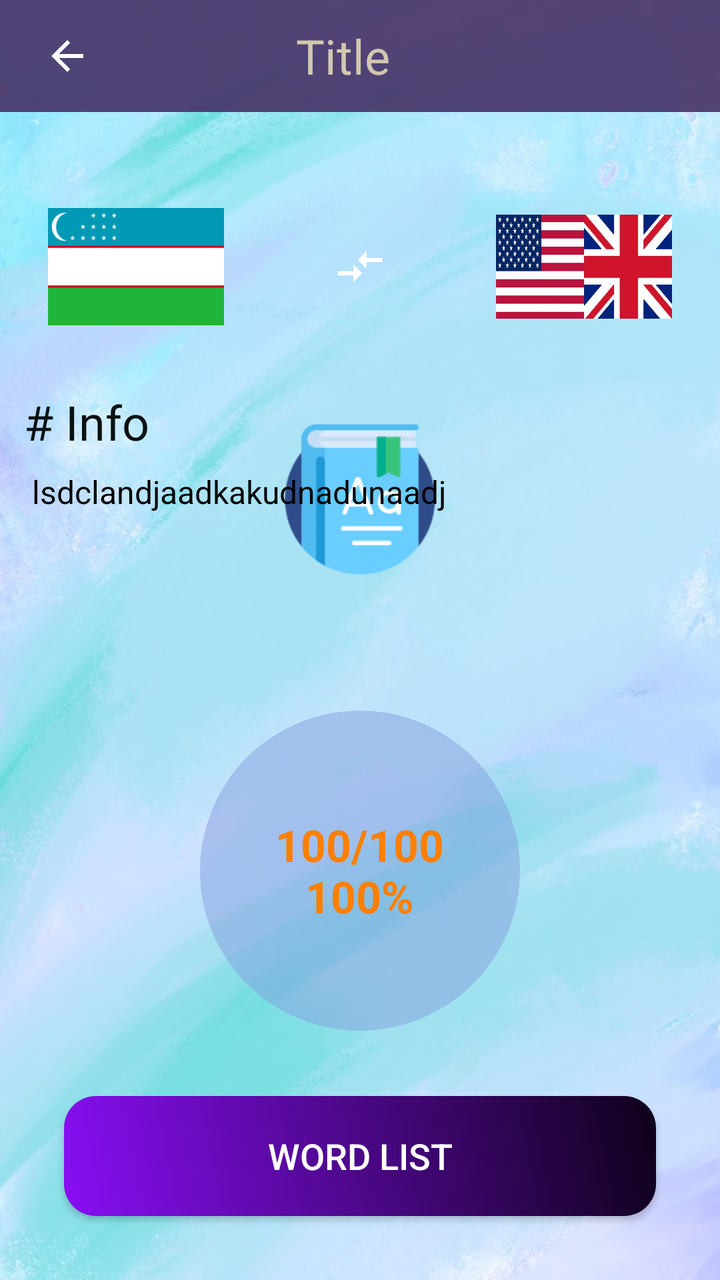
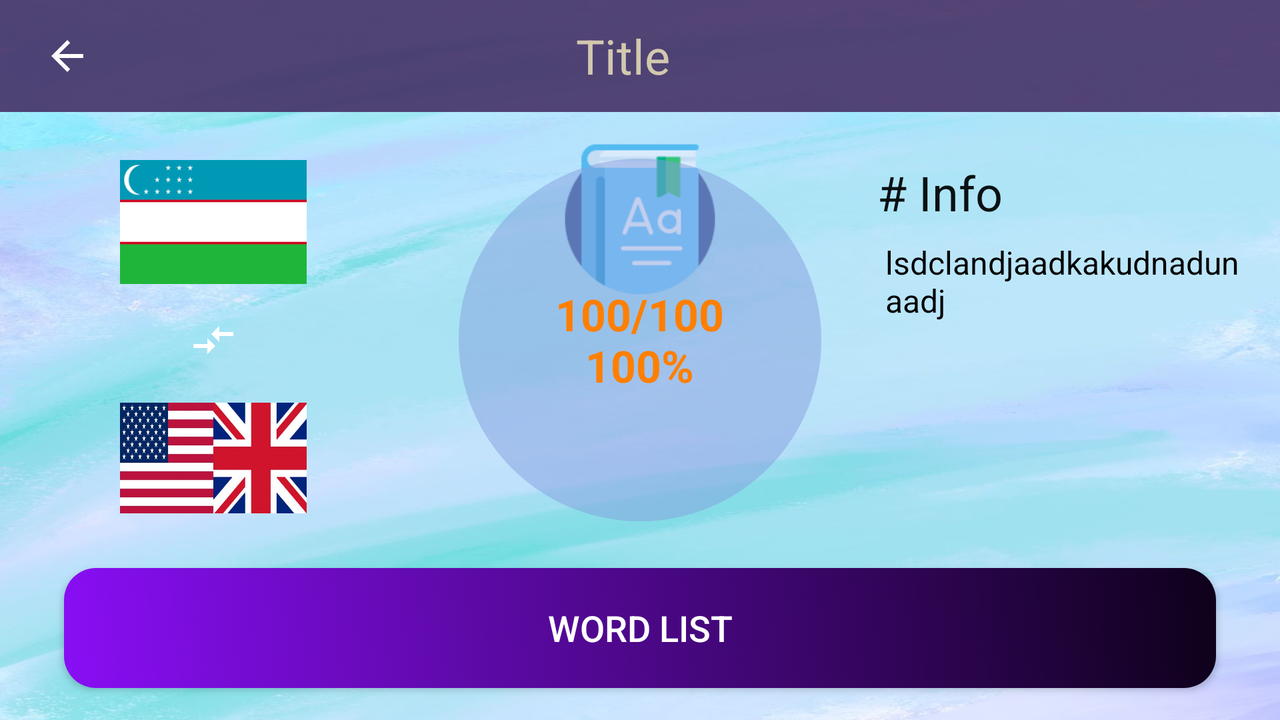

One screen, two layout resources from the same app: the default and the repository's alternative for another configuration. Each is rendered where Android would select it; the XML of both is given below.
<!-- AndroidManifest.xml: application theme SplashScreenLogo -->
<!-- res/layout/fragment_dictionary_item.xml -->
<?xml version="1.0" encoding="utf-8"?>
<androidx.constraintlayout.widget.ConstraintLayout xmlns:android="http://schemas.android.com/apk/res/android"
    xmlns:app="http://schemas.android.com/apk/res-auto"
    xmlns:tools="http://schemas.android.com/tools"
    android:layout_width="match_parent"
    android:id="@+id/def_dictionary_item_layout"
    android:layout_height="match_parent">

    <LinearLayout
        android:layout_width="match_parent"
        android:elevation="3dp"
        android:layout_height="match_parent"
        android:orientation="vertical">

        <include
            android:id="@+id/def_actionBar"
            layout="@layout/screen_action_bar"
            android:layout_width="match_parent"
            android:layout_height="wrap_content" />

        <androidx.constraintlayout.widget.ConstraintLayout
            android:layout_width="match_parent"
            android:layout_height="0dp"
            android:layout_marginTop="24dp"
            android:layout_weight="1"
            android:orientation="horizontal"
            android:paddingLeft="24dp"
            android:paddingTop="24dp"
            android:paddingRight="24dp"
            android:paddingBottom="8dp">

            <ImageView
                android:id="@+id/country_one_flag"
                android:layout_width="0dp"
                android:layout_height="match_parent"
                android:contentDescription="@string/text_todo"
                app:layout_constraintDimensionRatio="1.5:1"
                app:layout_constraintLeft_toLeftOf="parent"
                app:layout_constraintTop_toTopOf="parent"
                tools:ignore="ImageContrastCheck"
                tools:src="@drawable/country_uzb" />

            <ImageView
                android:id="@+id/def_change_country"
                android:layout_width="0dp"
                android:layout_height="match_parent"
                android:layout_margin="16dp"
                android:background="@drawable/ic_compare"
                android:backgroundTint="@color/white"
                android:contentDescription="@string/text_todo"
                app:layout_constraintDimensionRatio="1:1"
                app:layout_constraintLeft_toRightOf="@id/country_one_flag"
                app:layout_constraintRight_toLeftOf="@id/country_two_flag"
                app:layout_constraintTop_toTopOf="parent" />

            <ImageView
                android:id="@+id/country_two_flag"
                android:layout_width="0dp"
                android:layout_height="match_parent"
                android:contentDescription="@string/text_todo"
                app:layout_constraintDimensionRatio="1.5:1"
                app:layout_constraintRight_toRightOf="parent"
                app:layout_constraintTop_toTopOf="parent"
                tools:src="@drawable/country_england_usa_mix" />

        </androidx.constraintlayout.widget.ConstraintLayout>

    <LinearLayout
        android:layout_width="match_parent"
        android:layout_height="0dp"
        android:layout_weight="1.5"
        android:layout_marginTop="16dp"
        android:orientation="vertical"
        android:padding="8dp">

        <TextView
            style="@style/Text.Title"
            android:layout_width="match_parent"
            android:layout_height="wrap_content"
            android:paddingStart="4dp"
            android:text="@string/dicinory_info_text"
            tools:ignore="RtlSymmetry" />

        <TextView
            android:id="@+id/textInfo"
            style="@style/Text"
            android:layout_width="match_parent"
            android:layout_height="0dp"
            android:layout_weight="1"
            android:clickable="true"
            android:layout_marginTop="8dp"
            android:focusable="true"
            android:paddingLeft="8dp"
            android:paddingRight="8dp"
            tools:ignore="NestedWeights"
            tools:text="lsdclandjaadkakudnadunaadj" />
    </LinearLayout>

    <androidx.constraintlayout.widget.ConstraintLayout
        android:layout_width="match_parent"
        android:layout_height="0dp"
        android:layout_weight="3.5">

        <LinearLayout
            android:id="@+id/percent_list_word_view"
            android:layout_width="160dp"
            android:layout_height="160dp"
            android:background="@drawable/custom_background_raund"
            android:gravity="center"
            android:orientation="horizontal"
            app:layout_constraintBottom_toTopOf="@id/btn_list"
            app:layout_constraintLeft_toLeftOf="parent"
            app:layout_constraintRight_toRightOf="parent"
            app:layout_constraintTop_toTopOf="parent">

            <TextView
                android:id="@+id/percent_list_word_text"
                android:textSize="22sp"
                style="@style/Keyboard"
                android:textStyle="bold"
                android:layout_width="wrap_content"
                android:layout_height="wrap_content"
                android:gravity="center"
                tools:ignore="TextContrastCheck"
                tools:text="100/100\n100%" />

        </LinearLayout>

        <androidx.appcompat.widget.AppCompatButton
            android:id="@+id/btn_list"
            android:layout_width="match_parent"
            android:layout_height="60dp"
            android:layout_marginLeft="32dp"
            android:layout_marginTop="75dp"
            android:layout_marginRight="32dp"
            android:layout_marginBottom="32dp"
            android:background="@drawable/animator_btn_list"
            android:text="@string/text_button_open_list"
            android:textColor="@color/white"
            android:textSize="18sp"
            app:layout_constraintBottom_toBottomOf="parent"
            app:layout_constraintLeft_toLeftOf="parent"
            app:layout_constraintRight_toRightOf="parent"
            app:layout_constraintVertical_chainStyle="packed" />
    </androidx.constraintlayout.widget.ConstraintLayout>

    </LinearLayout>

    <include
        android:id="@+id/def_loading"
        layout="@layout/screen_loading"
        android:layout_height="match_parent"
        android:layout_width="match_parent"
        android:elevation="6dp" />

</androidx.constraintlayout.widget.ConstraintLayout>
<!-- res/layout/screen_action_bar.xml (included above) -->
<?xml version="1.0" encoding="utf-8"?>
<com.google.android.material.appbar.MaterialToolbar xmlns:android="http://schemas.android.com/apk/res/android"
    xmlns:app="http://schemas.android.com/apk/res-auto"
    xmlns:tools="http://schemas.android.com/tools"
    android:id="@+id/actionBar"
    android:layout_width="match_parent"
    android:layout_height="wrap_content"
    android:background="@drawable/day_night_actionbar_background"
    android:gravity="left|center"
    tools:ignore="RtlHardcoded">

    <LinearLayout
        android:id="@+id/def_actionbar"
        android:layout_width="match_parent"
        android:layout_height="match_parent"
        android:layout_marginEnd="16dp"
        android:gravity="left|center"
        android:orientation="horizontal"
        tools:ignore="MissingConstraints,RtlHardcoded">

        <ImageButton
            android:id="@+id/igb_back"
            style="@style/ButtonStyleBorderless"
            android:layout_width="35dp"
            android:layout_height="35dp"
            android:clickable="true"
            android:contentDescription="@string/text_todo"
            android:fitsSystemWindows="true"
            android:focusable="true"
            android:src="@drawable/day_night_ic_back"
            app:layout_collapseMode="pin"
            app:layout_constraintBottom_toBottomOf="parent"
            app:layout_constraintDimensionRatio="1:1"
            app:layout_constraintLeft_toLeftOf="parent"
            app:layout_constraintTop_toTopOf="parent"
            tools:ignore="SpeakableTextPresentCheck,TouchTargetSizeCheck" />

        <TextView
            android:id="@+id/tv_title"
            style="@style/Text.Title.Alternative"
            android:layout_width="0dp"
            android:layout_height="match_parent"
            android:layout_marginRight="52dp"
            android:layout_weight="1"
            android:gravity="center"
            tools:text="Title" />

    </LinearLayout>
</com.google.android.material.appbar.MaterialToolbar>
<!-- res/layout/screen_loading.xml (included above) -->
<?xml version="1.0" encoding="utf-8"?>
<androidx.constraintlayout.widget.ConstraintLayout xmlns:android="http://schemas.android.com/apk/res/android"
    xmlns:app="http://schemas.android.com/apk/res-auto"
    android:layout_width="match_parent"
    android:layout_height="match_parent"
    android:background="#99000000"
    android:clickable="true"
    android:elevation="6dp"
    android:id="@+id/loading_layout"
    android:focusable="true"
    android:gravity="center"
    android:visibility="invisible">

    <androidx.core.widget.ContentLoadingProgressBar
        android:id="@+id/progress"
        style="?android:attr/progressBarStyleLarge"
        android:layout_width="60dp"
        android:layout_height="60dp"
        app:layout_constraintBottom_toBottomOf="parent"
        app:layout_constraintLeft_toLeftOf="parent"
        app:layout_constraintRight_toRightOf="parent"
        app:layout_constraintTop_toTopOf="parent"
        app:layout_constraintVertical_bias="0.4" />
</androidx.constraintlayout.widget.ConstraintLayout>
<!-- resources referenced by this layout -->
<resources>
  <color name="white">#FFFFFFFF</color>
  <!-- drawable custom_background_raund (drawable) -->
  <?xml version="1.0" encoding="utf-8"?>
  <shape xmlns:android="http://schemas.android.com/apk/res/android"
      android:shape="oval">
      <solid android:color="#80869FE0" />
  </shape>
  <!-- drawable day_night_actionbar_background (drawable) -->
  <?xml version="1.0" encoding="utf-8"?>
  <shape xmlns:android="http://schemas.android.com/apk/res/android">
      <gradient
          android:angle="90" />
      <solid android:color="@color/action_color_light"/>
  </shape>
  <string name="dicinory_info_text"># Info</string>
  <string name="text_button_open_list">Word List</string>
  <string name="text_todo">TODO</string>
  <!-- from res/values-v21/ -->
  <style name="ButtonStyleBorderless">
          <item name="android:background">?android:selectableItemBackgroundBorderless</item>
      </style>
  <style name="Keyboard">
          <item name="backgroundTint">@color/blue_delfault</item>
          <item name="android:textColor">@color/orange</item>
      </style>
  <style name="Text">
          <item name="android:textColor">@color/black</item>
          <item name="android:textSize">16sp</item>
      </style>
  <style name="Text.Title">
          <item name="android:textColor">@color/text_color_dark</item>
          <item name="android:textSize">24sp</item>
      </style>
  <style name="Text.Title.Alternative">
          <item name="android:textColor">@color/text_color_light</item>
      </style>
  <style name="SplashScreenLogo" parent="Theme.MaterialComponents.DayNight.NoActionBar">
          <item name="android:windowBackground">@drawable/splash_logo_bg</item>
          <item name="android:statusBarColor">@color/black</item>
      </style>
  <!-- drawable color_btn_1 (drawable) -->
  <?xml version="1.0" encoding="utf-8"?>
  <shape xmlns:android="http://schemas.android.com/apk/res/android"
      android:shape="rectangle">
      <corners android:radius="16dp" />
      <gradient
          android:angle="45"
          android:endColor="#0E011A"
          android:startColor="#890EF5" />
  
  </shape>
  <!-- drawable color_btn_2 (drawable) -->
  <?xml version="1.0" encoding="utf-8"?>
  <shape xmlns:android="http://schemas.android.com/apk/res/android"
      android:shape="rectangle">
      <corners android:radius="16dp" />
      <gradient
          android:angle="45"
          android:endColor="#890EF5"
          android:centerColor="#300465"
          android:startColor="#340EF5"
          />
  
  </shape>
  <!-- drawable color_btn_3 (drawable) -->
  <?xml version="1.0" encoding="utf-8"?>
  <shape xmlns:android="http://schemas.android.com/apk/res/android"
      android:shape="rectangle">
      <corners android:radius="16dp" />
      <gradient
          android:angle="45"
          android:endColor="#300465"
          android:centerColor="#340EF5"
          android:startColor="#0E011A" />
  
  </shape>
  <!-- drawable color_btn_4 (drawable) -->
  <?xml version="1.0" encoding="utf-8"?>
  <shape xmlns:android="http://schemas.android.com/apk/res/android"
      android:shape="rectangle">
      <corners android:radius="16dp" />
      <gradient
          android:angle="45"
          android:centerColor="#0E011A"
          android:endColor="#340EF5"
          android:startColor="#6C09C4" />
  
  </shape>
  <color name="action_color_light">#E6463167</color>
  <color name="black">#FF000000</color>
  <color name="blue_delfault">#BBDEFB</color>
  <color name="orange">#FF7F00</color>
  <color name="text_color_dark">#0A1112</color>
  <color name="text_color_light">#D2C8AF</color>
  <!-- drawable splash_logo_bg (drawable) -->
  <?xml version="1.0" encoding="utf-8"?>
  <layer-list xmlns:android="http://schemas.android.com/apk/res/android">
  
      <item android:drawable="@drawable/window_background_light" />
      <item
          android:drawable="@drawable/logo"
          android:gravity="center" />
  </layer-list>
  <!-- some entries are left out for length -->
</resources>
<!-- res/layout-land/fragment_dictionary_item.xml (the repository's variant of the layout above) -->
<!-- drawn on the phone turned sideways -->
<?xml version="1.0" encoding="utf-8"?>
<androidx.constraintlayout.widget.ConstraintLayout xmlns:android="http://schemas.android.com/apk/res/android"
    xmlns:app="http://schemas.android.com/apk/res-auto"
    xmlns:tools="http://schemas.android.com/tools"
    android:id="@+id/def_dictionary_item_layout"
    android:layout_width="match_parent"
    android:layout_height="match_parent">

    <androidx.constraintlayout.widget.ConstraintLayout
        android:layout_width="match_parent"
        android:layout_height="match_parent">

        <include
            android:id="@+id/def_actionBar"
            layout="@layout/screen_action_bar"
            android:layout_width="match_parent"
            android:layout_height="wrap_content"
            app:layout_constraintTop_toTopOf="parent" />

        <LinearLayout
            android:layout_width="match_parent"
            android:layout_height="0dp"
            app:layout_constraintBottom_toTopOf="@id/btn_list"
            app:layout_constraintTop_toBottomOf="@id/def_actionBar"
            android:baselineAligned="false">

            <androidx.constraintlayout.widget.ConstraintLayout
                android:layout_width="0dp"
                android:layout_height="match_parent"
                android:layout_weight="1"
                android:padding="24dp"
                app:layout_constraintLeft_toLeftOf="parent"
                app:layout_constraintTop_toTopOf="parent">

                <ImageView
                    android:id="@+id/country_one_flag"
                    android:layout_width="0dp"
                    android:layout_height="0dp"
                    android:contentDescription="@string/text_todo"
                    app:layout_constraintBottom_toTopOf="@id/def_change_country"
                    app:layout_constraintDimensionRatio="1.5:1"
                    app:layout_constraintLeft_toLeftOf="parent"
                    app:layout_constraintRight_toRightOf="parent"
                    app:layout_constraintTop_toTopOf="parent"
                    tools:src="@drawable/country_uzb" />

                <ImageView
                    android:id="@+id/def_change_country"
                    android:layout_width="wrap_content"
                    android:layout_height="wrap_content"
                    android:layout_margin="16dp"
                    android:background="@drawable/ic_compare"
                    android:backgroundTint="@color/white"
                    android:contentDescription="@string/text_todo"
                    app:layout_constraintBottom_toTopOf="@id/country_two_flag"
                    app:layout_constraintDimensionRatio="1:1"
                    app:layout_constraintLeft_toLeftOf="parent"
                    app:layout_constraintRight_toRightOf="parent"
                    app:layout_constraintTop_toBottomOf="@id/country_one_flag" />

                <ImageView
                    android:id="@+id/country_two_flag"
                    android:layout_width="0dp"
                    android:layout_height="0dp"
                    android:contentDescription="@string/text_todo"
                    app:layout_constraintBottom_toBottomOf="parent"
                    app:layout_constraintDimensionRatio="1.5:1"
                    app:layout_constraintLeft_toLeftOf="parent"
                    app:layout_constraintRight_toRightOf="parent"
                    app:layout_constraintTop_toBottomOf="@id/def_change_country"
                    tools:src="@drawable/country_england_usa_mix" />

            </androidx.constraintlayout.widget.ConstraintLayout>

            <androidx.constraintlayout.widget.ConstraintLayout
                android:layout_width="0dp"
                android:layout_height="match_parent"
                android:layout_weight="1"
                android:padding="16dp">

                <LinearLayout
                    android:id="@+id/percent_list_word_view"
                    android:layout_width="0dp"
                    android:layout_height="0dp"
                    android:layout_weight="1"
                    android:background="@drawable/custom_background_raund"
                    android:gravity="center"
                    app:layout_constraintBottom_toBottomOf="parent"
                    app:layout_constraintDimensionRatio="1:1"
                    app:layout_constraintLeft_toLeftOf="parent"
                    app:layout_constraintRight_toRightOf="parent"
                    app:layout_constraintTop_toTopOf="parent">

                    <TextView
                        android:id="@+id/percent_list_word_text"
                        style="@style/Keyboard"
                        android:layout_width="wrap_content"
                        android:layout_height="wrap_content"
                        android:gravity="center"
                        android:textSize="22sp"
                        android:textStyle="bold"
                        tools:ignore="TextContrastCheck"
                        tools:text="100/100\n100%" />

                </LinearLayout>
            </androidx.constraintlayout.widget.ConstraintLayout>

            <LinearLayout
                android:layout_width="0dp"
                android:layout_height="match_parent"
                android:layout_marginTop="16dp"
                android:layout_weight="1"
                android:orientation="vertical"
                android:padding="8dp">

                <TextView
                    style="@style/Text.Title"
                    android:layout_width="match_parent"
                    android:layout_height="wrap_content"
                    android:paddingStart="4dp"
                    android:text="@string/dicinory_info_text"
                    tools:ignore="RtlSymmetry" />

                <TextView
                    android:id="@+id/textInfo"
                    style="@style/Text"
                    android:layout_width="match_parent"
                    android:layout_height="0dp"
                    android:layout_marginTop="8dp"
                    android:layout_weight="1"
                    android:clickable="true"
                    android:focusable="true"
                    android:paddingLeft="8dp"
                    android:paddingRight="8dp"
                    tools:ignore="NestedWeights,TouchTargetSizeCheck"
                    tools:text="lsdclandjaadkakudnadunaadj" />
            </LinearLayout>

        </LinearLayout>

        <androidx.appcompat.widget.AppCompatButton
            android:id="@+id/btn_list"
            android:layout_width="match_parent"
            android:layout_height="60dp"
            android:layout_marginLeft="32dp"
            android:layout_marginTop="16dp"
            android:layout_marginRight="32dp"
            android:layout_marginBottom="16dp"
            android:background="@drawable/animator_btn_list"
            android:text="@string/text_button_open_list"
            android:textColor="@color/white"
            android:textSize="18sp"
            app:layout_constraintBottom_toBottomOf="parent"
            app:layout_constraintLeft_toLeftOf="parent"
            app:layout_constraintRight_toRightOf="parent"
            app:layout_constraintVertical_chainStyle="packed" />
    </androidx.constraintlayout.widget.ConstraintLayout>

    <include
        android:id="@+id/def_loading"
        layout="@layout/screen_loading"
        android:layout_width="match_parent"
        android:layout_height="match_parent"
        android:elevation="6dp" />

</androidx.constraintlayout.widget.ConstraintLayout>
